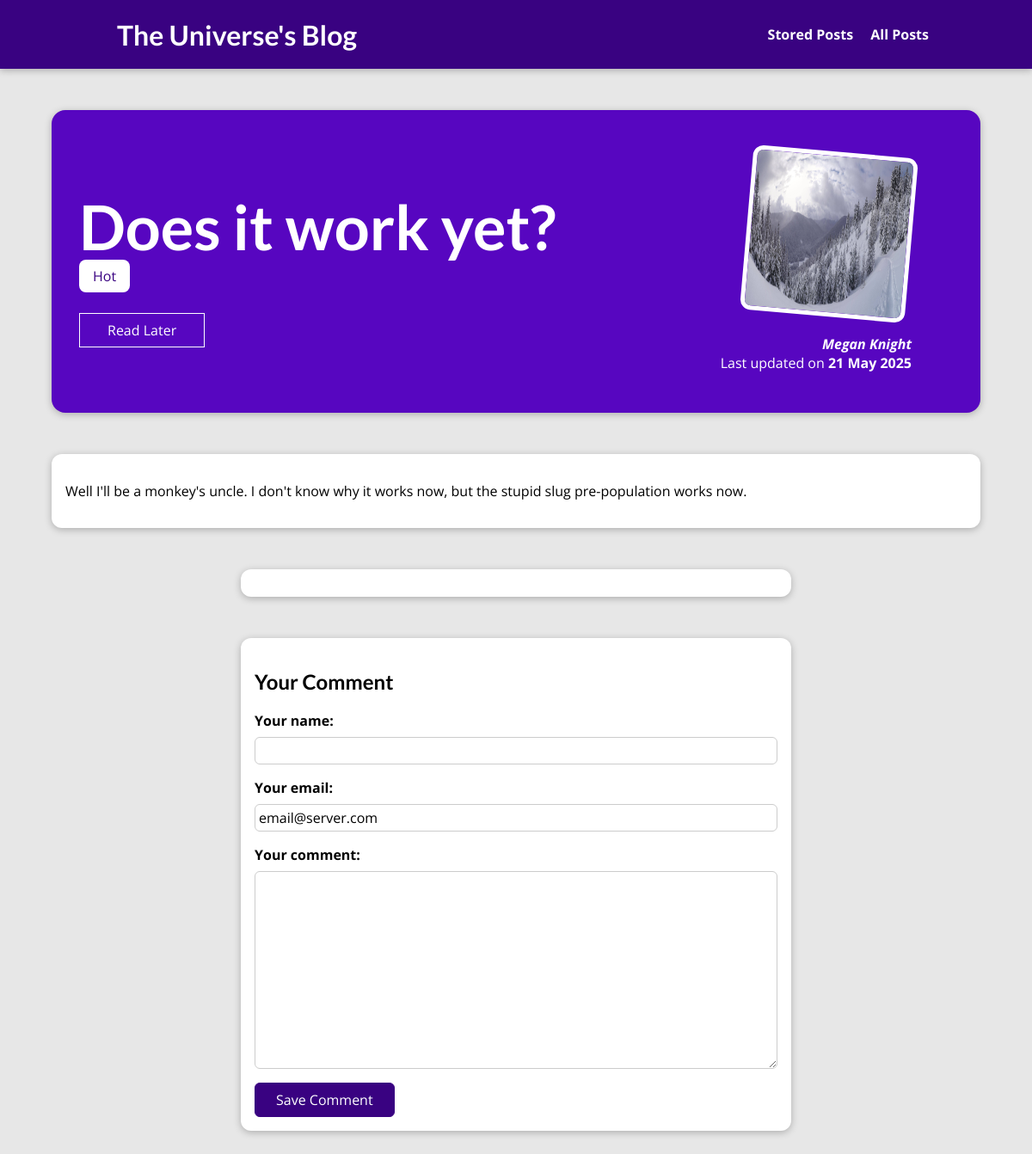
/posts/does-it-work-yet, run on the app's committed database.
### blog/models.py (models this page shows, shortened)
class Post(models.Model):
    id = models.AutoField(auto_created=True, primary_key=True,
                          serialize=False, verbose_name='ID')
    title = models.CharField(default="", max_length=100)
    content = models.TextField(default="", blank=True)
    excerpt = models.CharField(default="", max_length=20)
    image = models.CharField(default="mountains.jpg", max_length=100)
    email = models.EmailField(default="email@server.com")
    date = models.DateField(auto_now=False)
    author = models.ForeignKey(
        Author, on_delete=models.SET_NULL, related_name="posts", null=True)
    post_slug = models.SlugField(
        null=False, db_index=True, blank=False, unique=True)
    tags = models.ManyToManyField("Tag")

class Tag(models.Model):
    captions = models.CharField(max_length=20)

class Author(models.Model):
    id = models.AutoField(auto_created=True, primary_key=True,
                          serialize=False, verbose_name='ID')
    first_name = models.CharField(max_length=100)
    last_name = models.CharField(max_length=100)
    bio = models.TextField(null=True)
    def full_name(self):
        return f"{self.first_name} {self.last_name}"
    def __str__(self):  # This method returns a string representation of the model instance
        return self.full_name()

### blog/views.py (the view, shortened to what this page needs)
# urls.py: path("posts/<slug:post_slug>", views.post_detail_view.as_view(),
class post_detail_view(View):
    slug_field = "post_slug"         # model field name
    slug_url_kwarg = "post_slug"
    def is_stored_post(self, request, post_id):
        stored_posts = request.session.get('stored_posts')
        if stored_posts is not None:
            is_saved_for_later = post_id in stored_posts
        else:
            is_saved_for_later = False
        return is_saved_for_later
    def get(self, request, post_slug):
        post = Post.objects.get(post_slug=post_slug)
        context = {
            'post': post,
            'post_tags': post.tags.all(),
            'comments': post.comments.all().order_by('-id'),
            'comment_form': CommentForm(),
            'saved_for_later': self.is_stored_post(request, post.id)
        }
        return render(request, 'blog/post-detail.html', context)

### blog/forms.py
class CommentForm(forms.ModelForm):
    class Meta:
        model = Comment
        exclude = ['post']
        labels = {
            'user_name': 'Your name',
            'user_email': 'Your email',
            'text': 'Your comment'
        }
        error_messages = {
            'user_name': {
                'required': 'Please enter your user name',
                'max_length': 'User name cannot exceed 100 characters'
            },
            'text': {
                'required': 'Please enter your comment',
                'max_length': 'Comment cannot exceed 400 characters'
            }
        }

### blog/templates/blog/post-detail.html (shortened to what this page needs)
{% extends 'base.html' %}
{% load static %}
{% block css-files %}
    <link rel="stylesheet" href="{% static 'blog/post-detail.css' %}">
{% endblock %}
{% block content %}
<section id="summary">
    <h2>{{ post.title }}</h2>
    <div>
        {% for tag in post.tags.all %}
            <span class="tag">{{ tag.captions }}</span>
        {% endfor %}
    </div>
    <div id='read-later'>
        <form action='{% url "read-later" %}' method='POST'>
            <button>
                {% if saved_for_later %}
                Remove from Read Later list
                {% else %}
                Read Later
                {% endif %}
            </button>
        </form>
    <article>
        <img src="{% static "blog/images/"|add:post.image %}" alt="{{ post.title }}" />
        <address><a href="mailto:megan.knight@broadridge.com>">{{ post.author }}</a></address>
        <div>
            Last updated on <time>{{ post.date|date:"d M Y" }}</time>
        </div>
    </article>
</section>
<main>
    {{ post.content|linebreaks }}
</main>
<section id='comments'>
</section>
<section id='comment-form'>
    <h2>Your Comment</h2>
    <form action='{% url "post-detail-page" post.post_slug %}' method='POST' novalidate>
        {% for form_field in comment_form %}
            <div class='form-control {% if form_field.errors %}invalid{% endif %}'>
                {{ form_field.label_tag }}
                {{ form_field }}
            </div>
        {% endfor %}
        <button>Save Comment</button>
    </form>
</section>
{% endblock %}

### static/app.css (style rules this page uses)
* { box-sizing: border-box; }
html { font-family: 'Open Sans', 'Lato', sans-serif; }
body { margin: 0; }
h1, h2, h3 { font-family: 'Lato', sans-serif; font-weight: bold; }

### blog/static/blog/post-detail.css (style rules this page uses)
body { background-color: #e7e7e7; }
#summary { margin: 8rem auto 3rem auto; padding: 2rem; width: 90%; max-width: 90rem; border-radius: 16px; background-color: #5706c0; position: relative; box-shadow: 0 2px 8px rgba(0, 0, 0, 0.25); height: 22rem; }
#summary h2 { color: white; font-size: 4.5rem; margin-bottom: 0.25rem; }
#summary article { position: absolute; top: 2rem; right: 3rem; padding: 1rem 2rem; border-radius: 12px; text-align: right; color: white; }
#summary article img { width: 12rem; height: 12rem; border-radius: 12px; transform: rotateZ(5deg); border: 5px solid white; margin-bottom: 1rem; }
#summary address { font-weight: bold; }
#summary a { color: white; text-decoration: none; }
#summary time { font-weight: bold; }
#read-later { margin: 2rem 0; }
#read-later button { background-color: transparent; border: 1px solid white; padding: 0.5rem 2rem; font: inherit; color: white; cursor: pointer; }
main { width: 90%; max-width: 90rem; margin: 3rem auto; background-color: white; padding: 1rem; border-radius: 12px; box-shadow: 0 2px 8px rgba(0, 0, 0, 0.25); }
.tag { background-color: white; color: #390281; padding: 0.5rem 1rem; border-radius: 8px; }
#comment-form { margin: 3rem auto; width: 90%; max-width: 40rem; border-radius: 12px; background-color: white; box-shadow: 0 2px 8px rgba(0, 0, 0, 0.25); padding: 1rem; }
#comment-form button { font: inherit; background-color: #390281; color: white; border: 1px solid #390281; padding: 0.5rem 1.5rem; border-radius: 6px; cursor: pointer; }
.form-control { margin-bottom: 1rem; }
.form-control label { font-weight: bold; margin-bottom: 0.5rem; display: block; }
.form-control input, .form-control textarea { display: block; width: 100%; font: inherit; padding: 0.25rem; border-radius: 6px; border: 1px solid #ccc; }
#comments { margin: 3rem auto; width: 90%; max-width: 40rem; border-radius: 12px; background-color: white; box-shadow: 0 2px 8px rgba(0, 0, 0, 0.25); padding: 1rem 2rem; }

### data on the page
Post: title "Does it work yet?", image (picture), author "Megan Knight", date "21 May 2025", content "Well I'll be a monkey's uncle. I don't know why it works now, but the stupid slug pre-population works now."
Tag: captions "Hot"
